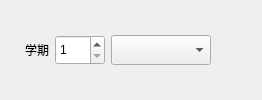
                <widget class="QWidget" name="widget_14" native="true">
                 <property name="sizePolicy">
                  <sizepolicy hsizetype="Preferred" vsizetype="Fixed">
                   <horstretch>0</horstretch>
                   <verstretch>0</verstretch>
                  </sizepolicy>
                 </property>
                 <layout class="QHBoxLayout" name="horizontalLayout_17">
                  <item>
                   <spacer name="horizontalSpacer_25">
                    <property name="orientation">
                     <enum>Qt::Horizontal</enum>
                    </property>
                    <property name="sizeType">
                     <enum>QSizePolicy::Fixed</enum>
                    </property>
                    <property name="sizeHint" stdset="0">
                     <size>
                      <width>14</width>
                      <height>20</height>
                     </size>
                    </property>
                   </spacer>
                  </item>
                  <item>
                   <widget class="QLabel" name="label_12">
                    <property name="sizePolicy">
                     <sizepolicy hsizetype="Fixed" vsizetype="Fixed">
                      <horstretch>0</horstretch>
                      <verstretch>0</verstretch>
                     </sizepolicy>
                    </property>
                    <property name="text">
                     <string>学期</string>
                    </property>
                    <property name="alignment">
                     <set>Qt::AlignCenter</set>
                    </property>
                   </widget>
                  </item>
                  <item>
                   <widget class="QSpinBox" name="spb_Term">
                    <property name="minimumSize">
                     <size>
                      <width>50</width>
                      <height>30</height>
                     </size>
                    </property>
                    <property name="maximumSize">
                     <size>
                      <width>50</width>
                      <height>30</height>
                     </size>
                    </property>
                    <property name="styleSheet">
                     <string notr="true"/>
                    </property>
                    <property name="minimum">
                     <number>1</number>
                    </property>
                    <property name="maximum">
                     <number>2</number>
                    </property>
                   </widget>
                  </item>
                  <item>
                   <widget class="QComboBox" name="cbb_HalfTerm">
                    <property name="minimumSize">
                     <size>
                      <width>100</width>
                      <height>30</height>
                     </size>
                    </property>
                    <property name="maximumSize">
                     <size>
                      <width>100</width>
                      <height>30</height>
                     </size>
                    </property>
                    <property name="styleSheet">
                     <string notr="true"/>
                    </property>
                   </widget>
                  </item>
                  <item>
                   <spacer name="horizontalSpacer_2">
                    <property name="orientation">
                     <enum>Qt::Horizontal</enum>
                    </property>
                    <property name="sizeHint" stdset="0">
                     <size>
                      <width>40</width>
                      <height>20</height>
                     </size>
                    </property>
                   </spacer>
                  </item>
                 </layout>
                </widget>
